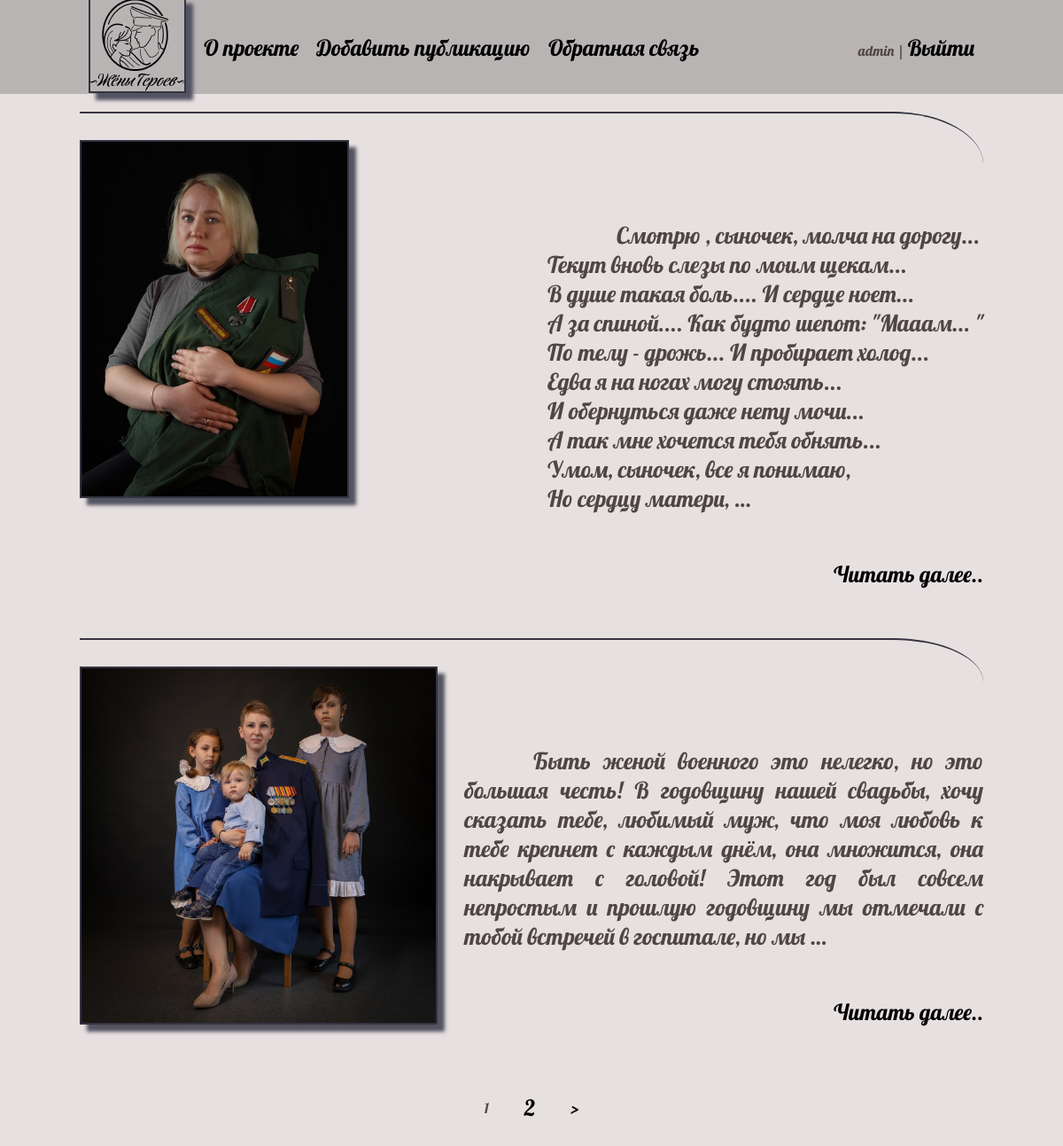
The app's page / (signed in) with its own data.
### posts/models.py (models this page shows, shortened)
class Post(models.Model):
    author = models.ForeignKey('Author', on_delete=models.CASCADE, verbose_name='Автор публикации')
    title = models.CharField(max_length=255, blank=True, verbose_name="Заголовок публикации", )
    content = models.TextField(blank=True, verbose_name="Текст публикации")
    photo = models.ImageField(upload_to="photos/%Y/%m/%d/", verbose_name="Фото")
    time_create = models.DateTimeField(auto_now_add=True, verbose_name="Время создания")
    time_update = models.DateTimeField(auto_now=True, verbose_name="Время изменения")
    is_moderated = models.BooleanField(default=False, verbose_name="Прошло модерацию")
    category = models.ForeignKey('Category', on_delete=models.PROTECT, verbose_name="Категории публикации") # например публикация с фото или новость
    theme = models.ForeignKey('Theme', on_delete=models.PROTECT, verbose_name="Тема") # например фото в мундире, детский рисунок, письма..
    rating = models.SmallIntegerField(default=0, verbose_name='Рейтинг')
    def get_absolute_url(self):
        return reverse('post_detail', kwargs={'pk' : self.pk})
    class Meta:
        verbose_name = 'Публикация'
        verbose_name_plural = 'Публикации'
        ordering = ['id']

### posts/views.py (the view)
# urls.py: path('', PostList.as_view(), name='home'),
class PostList(DataMixin, ListView):
    model = Post
    template_name = 'posts/index.html'
    context_object_name = 'posts'
    def get_context_data(self, *, object_list=None, **kwargs):
        context = super().get_context_data(**kwargs)
        c_def = self.get_user_context(title="Главная страница")
        return dict(list(context.items()) + list(c_def.items()))
    def get_queryset(self):
        return Post.objects.filter(is_moderated=True)

### posts/utils.py (called while the page is built)
    def get_user_context(self, **kwargs):
        context = kwargs
        user_menu = menu.copy()
        if not self.request.user.is_authenticated:
            user_menu.pop(1)
        context['menu'] = user_menu
        return context

### posts/templates/posts/index.html (shortened to what this page needs)
{% extends 'posts/base.html' %}
{% block content %}
<ul class="articles">
    {% for p in posts %}
    <li  class="article">
            {% if p.photo %}
            <img class="article__image" src="{{p.photo.url}}">
            {% endif %}
            <div class="article__content">
                {% autoescape on %}
                    {{p.content|linebreaks|truncatewords:50}}
                {% endautoescape %}
                <p class="article__link"><a href="{{ p.get_absolute_url }}">Читать далее..</a></p>
            </div>
    </li>
    {% endfor %}
</ul>
{% endblock %}

### posts/templates/posts/base.html (shortened to what this page needs)
{% load static %}
<!DOCTYPE html>
<html lang="ru">
<head>
    <link rel="stylesheet" href="{% static 'posts/css/styles.css' %}">
    <link rel="stylesheet" href="{% static 'posts/css/fonts.css' %}">
</head>
<body>
    {% block mainmenu %}
    <header class="header">
        <ul id="mainmenu" class="mainmenu">
            <li class="logo"><a href="{% url 'home' %}"><img class="logo" src="{% static 'posts/images/logo.png' %}" alt="logo"></a></li>
            {% for m in menu %}
                <li><a href="{% url m.url_name %}">{{m.title}}</a></li>
            {% endfor %}
            {% if request.user.is_authenticated %}
            <li class="last"> {{user.username}} | <a href="{% url 'logout' %}">Выйти</a></li>
            {% else %}
            <li class="last"><a href="{% url 'register' %}">Регистрация</a> | <a href="{% url 'login' %}">Войти</a></li>
            {% endif %}
        </ul>
    </header>
    {% endblock mainmenu %}
    <main class="main">
        {% block content %}
        {% endblock content %}
        {% if page_obj.has_other_pages %}
        <section class="pagination">
            <ul class="pagination__content">
                {% for p in paginator.page_range %}
                    {% if page_obj.number == p %}
                    <li class="page-num page-num-selected">{{ p }}</li>
                    {% elif p >= page_obj.number|add:-2 and p <= page_obj.number|add:2 %}
                    <li class="page-num"><a href="?page={{ p }}">{{ p }}</a></li>
                    {% endif %}
                {% endfor %}
                {% if page_obj.has_next %}
                    <li class="pagination__right"><a href="?page={{ page_obj.next_page_number }}">&gt;</a></li>
                {% endif %}
            </ul>
        </section>
        {% endif %}
    </main>
</body>
</html>

### posts/static/posts/css/styles.css (style rules this page uses)
html, body { font-family: 'Lobster'; font-style: normal; color: rgb(80, 69, 69); ; margin: 0; padding: 0; height: 100%; width: 100%; background-color: #e7e0e0; }
ul { list-style: none; margin: 0; padding: 0; }
a { color: black; text-decoration: none; font-family: 'Lobster'; font-weight: 400; font-size: 25px; line-height: 31px; }
img { max-width: 450px; height: 100%; -o-object-fit: contain; object-fit: contain; border: 2px solid #343440; box-shadow: 8px 8px 4px #535361; }
.header { padding: 0 10px; box-sizing: border-box; position: sticky; position: -webkit-sticky; top: 0; background-color: #b9b4b4; height: 106px; width: 100%; font-family: 'Lobster'; font-style: normal; }
main, .mainmenu { max-width: 1020px; margin: 0 auto; }
.main { width: 100%; box-sizing: border-box; padding: 20px 0; margin: 0 auto; }
.mainmenu { height: 100%; display: flex; justify-content: space-between; align-items: center; }
.mainmenu>li { padding: 0 10px; }
.pagination { margin: 20px 0; }
.pagination__content { display: flex; justify-content: center; align-items: center; }
.pagination__content>li { padding: 0 20px; }
.article { padding: 30px 0; display: flex; justify-content: space-between; border-top: #343440 2px solid; border-top-right-radius: 10%; }
.article__image { max-width: 600px; height: auto; max-height: 50vh; margin-right: 30px; }
.article__content, .about { font-size: 26px; text-align: justify; text-indent: 3em; display: flex; flex-direction: column; justify-content: space-between; }
.article__link { margin-left: auto; }
.last { margin-left: auto; }

### records on screen
Post: photo (picture), content "Смотрю , сыночек, молча на дорогу... Текут вновь слезы по моим щекам... В душе такая боль.... И сердце ноет... А за спиной.... Как будто шепот: \"Мааам... \" По телу - дрожь... И пробирает холод... Едва я на ногах могу стоять... И обернуться даже нету мочи... А так мне хочется тебя обнять... Умом, сыночек, все я понимаю, Но сердцу матери, …"
Post: photo (picture), content "Быть женой военного это нелегко, но это большая честь! В годовщину нашей свадьбы, хочу сказать тебе, любимый муж, что моя любовь к тебе крепнет с каждым днём, она множится, она накрывает с головой! Этот год был совсем непростым и прошлую годовщину мы отмечали с тобой встречей в госпитале, но мы …"

### other values on screen
{{ m.title }} "О проекте" "Добавить публикацию" "Обратная связь"
{{ user.username }} "admin"
{{ p }} "1"
{{ p }} "2"
